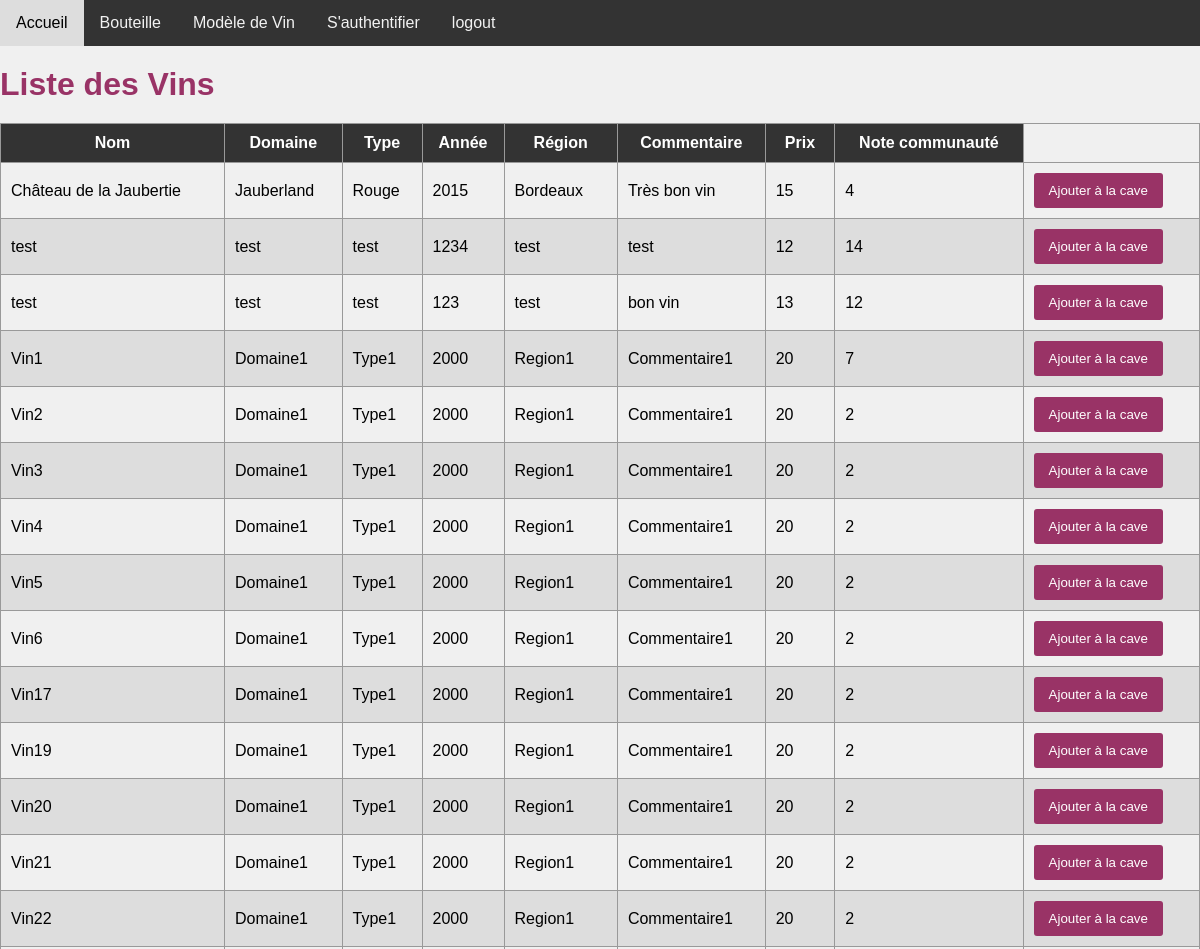
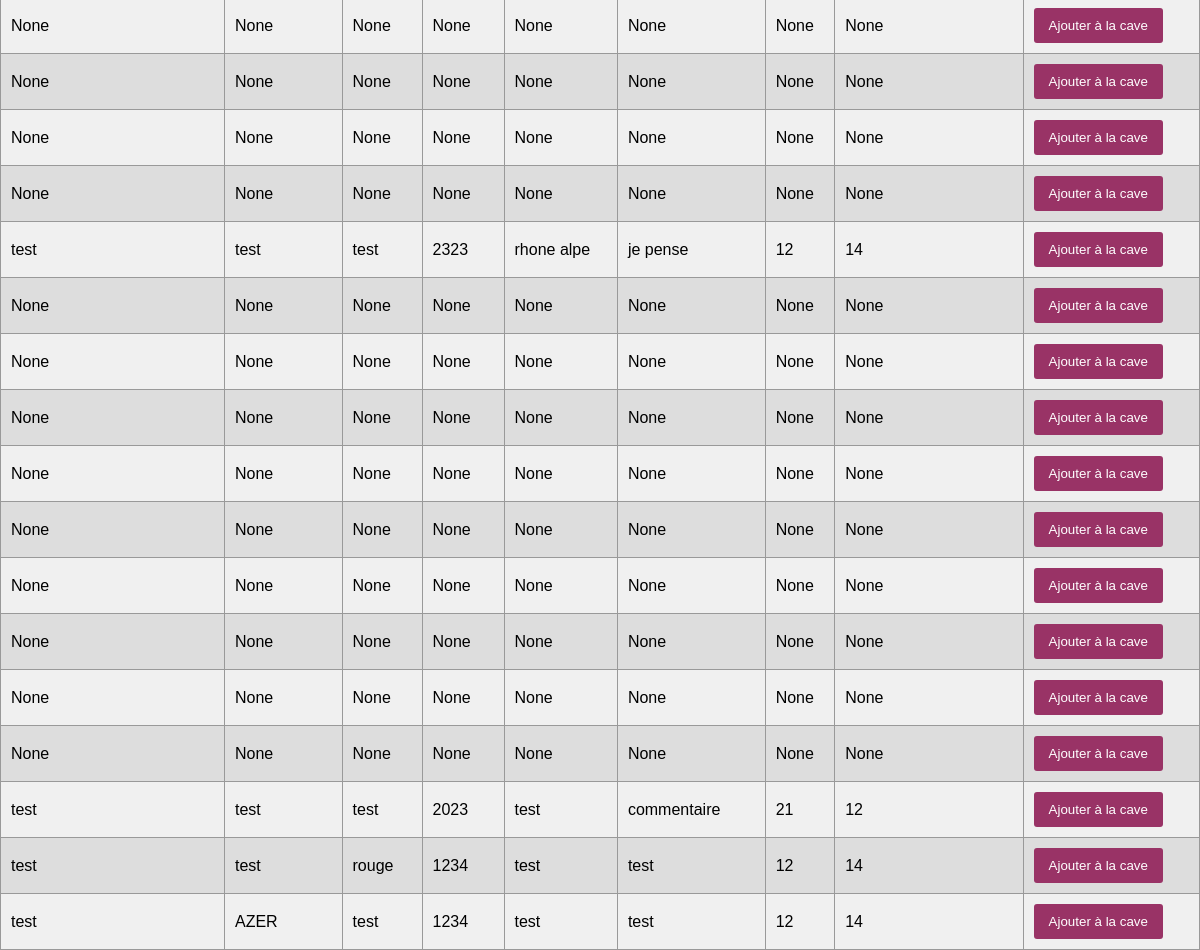
/list_vin, run on the app's committed database (2 pictures, top to bottom).
### tables this page shows
CREATE TABLE "Vin"
(
    id_Vin      integer not null
        constraint Vin_pk
            primary key autoincrement,
    name        TEXT,
    domaine     TEXT,
    type        TEXT,
    annee       INT,
    region      TEXT,
    commentaire TEXT,
    prix        INT,
    note_commu  INT
);

### app.py (the view)
@app.route('/list_vin')
def list_vin():
    liste_des_vins = Vin.list_vin()
    return render_template('list_vin.html', vins=liste_des_vins)

### models/vin.py (called while the page is built)
    @staticmethod
    def list_vin():
        connection = sqlite3.connect('bouteille.db')
        cursor = connection.cursor()
        query = '''
            SELECT * FROM Vin;
        '''
        result = cursor.execute(query).fetchall()
        connection.close()
        return result

### templates/list_vin.html (shortened to what this page needs)
<!DOCTYPE html>
<html>
<head>
    <link rel="stylesheet" href="/static/style.css">
</head>
<nav>
    <div id="navigation">
        <a href="">Accueil</a>
        <a href="{{ url_for('cave') }}">Bouteille</a>
        <a href="{{ url_for('vin') }}">Modèle de Vin</a>
        <a href="{{ url_for('login') }}">S'authentifier</a>
        <a href="{{ url_for('logout') }}">logout</a>
    </div>
</nav>
<body>
    <h1>Liste des Vins</h1>
    <table>
        <thead>
            <tr>
                <th>Nom</th>
                <th>Domaine</th>
                <th>Type</th>
                <th>Année</th>
                <th>Région</th>
                <th>Commentaire</th>
                <th>Prix</th>
                <th>Note communauté</th>
            </tr>
        </thead>
        <tbody>
            {% for vin in vins %}
                <tr>
                    <td>{{ vin[1] }}</td>
                    <td>{{ vin[2] }}</td>
                    <td>{{ vin[3] }}</td>
                    <td>{{ vin[4] }}</td>
                    <td>{{ vin[5] }}</td>
                    <td>{{ vin[6] }}</td>
                    <td>{{ vin[7] }}</td>
                    <td>{{ vin[8] }}</td>
                    <td>
                        <a href="{{ url_for('ajouter_bouteille_by_vin', id_vin=vin[0], nom_vin=vin[1], domaine=vin[2], type=vin[3], annee=vin[4], region=vin[5],
                        commentaire=vin[6], prix=vin[7], note_commu=vin[8]) }}">
                            <button>Ajouter à la cave</button>
                        </a>
                    </td>
                </tr>
            {% endfor %}
        </tbody>
    </table>
</body>
</html>

### static/style.css (style rules this page uses)
body { font-family: Arial, sans-serif; margin: 0px; background-color: #f0f0f0; }
h1 { color: #993366; margin: 20px 0; }
#navigation { background-color: #333; overflow: hidden; }
#navigation a { float: left; display: block; color: #f2f2f2; text-align: center; padding: 14px 16px; margin: 0px; text-decoration: none; }
button { background-color: #993366; color: #fff; padding: 10px 15px; border: none; border-radius: 3px; cursor: pointer; }
table { width: 100%; border-collapse: collapse; }
table, th, td { border: 1px solid #999; padding: 10px; }
th { background-color: #333; color: #fff; }
tr:nth-child(even) { background-color: #ddd; }

### data on the page
Vin: name "Château de la Jaubertie", domaine "Jauberland", type "Rouge", annee "2015", region "Bordeaux", commentaire "Très bon vin", prix "15", note_commu "4"
Vin: name "test", domaine "test", type "test", annee "1234", region "test", commentaire "test", prix "12", note_commu "14"
Vin: name "test", domaine "test", type "test", annee "123", region "test", commentaire "bon vin", prix "13", note_commu "12"
Vin: name "Vin1", domaine "Domaine1", type "Type1", annee "2000", region "Region1", commentaire "Commentaire1", prix "20", note_commu "7"
Vin: name "Vin2", domaine "Domaine1", type "Type1", annee "2000", region "Region1", commentaire "Commentaire1", prix "20", note_commu "2"
Vin: name "Vin3", domaine "Domaine1", type "Type1", annee "2000", region "Region1", commentaire "Commentaire1", prix "20", note_commu "2"
Vin: name "Vin4", domaine "Domaine1", type "Type1", annee "2000", region "Region1", commentaire "Commentaire1", prix "20", note_commu "2"
Vin: name "Vin5", domaine "Domaine1", type "Type1", annee "2000", region "Region1", commentaire "Commentaire1", prix "20", note_commu "2"
Vin: name "Vin6", domaine "Domaine1", type "Type1", annee "2000", region "Region1", commentaire "Commentaire1", prix "20", note_commu "2"
Vin: name "Vin17", domaine "Domaine1", type "Type1", annee "2000", region "Region1", commentaire "Commentaire1", prix "20", note_commu "2"
Vin: name "Vin19", domaine "Domaine1", type "Type1", annee "2000", region "Region1", commentaire "Commentaire1", prix "20", note_commu "2"
Vin: name "Vin20", domaine "Domaine1", type "Type1", annee "2000", region "Region1", commentaire "Commentaire1", prix "20", note_commu "2"
Vin: name "Vin21", domaine "Domaine1", type "Type1", annee "2000", region "Region1", commentaire "Commentaire1", prix "20", note_commu "2"
Vin: name "Vin22", domaine "Domaine1", type "Type1", annee "2000", region "Region1", commentaire "Commentaire1", prix "20", note_commu "2"
Vin: vin "None"
Vin: vin "None"
Vin: vin "None"
Vin: vin "None"
Vin: name "test", domaine "test", type "test", annee "2323", region "rhone alpe", commentaire "je pense", prix "12", note_commu "14"
Vin: vin "None"
Vin: vin "None"
Vin: vin "None"
Vin: vin "None"
Vin: vin "None"
Vin: vin "None"
Vin: vin "None"
Vin: vin "None"
Vin: vin "None"
Vin: name "test", domaine "test", type "test", annee "2023", region "test", commentaire "commentaire", prix "21", note_commu "12"
Vin: name "test", domaine "test", type "rouge", annee "1234", region "test", commentaire "test", prix "12", note_commu "14"
Vin: name "test", domaine "AZER", type "test", annee "1234", region "test", commentaire "test", prix "12", note_commu "14"
